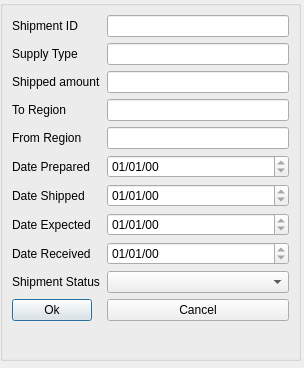
<?xml version="1.0" encoding="UTF-8"?>
<ui version="4.0">
 <class>ShipmentSettings</class>
 <widget class="QDialog" name="ShipmentSettings">
  <property name="geometry">
   <rect>
    <x>0</x>
    <y>0</y>
    <width>304</width>
    <height>368</height>
   </rect>
  </property>
  <property name="windowTitle">
   <string>Dialog</string>
  </property>
  <widget class="QGroupBox" name="formGroupBox">
   <property name="geometry">
    <rect>
     <x>0</x>
     <y>0</y>
     <width>301</width>
     <height>361</height>
    </rect>
   </property>
   <layout class="QFormLayout" name="formLayout">
    <item row="1" column="0">
     <widget class="QLabel" name="supplyTypeLabel">
      <property name="text">
       <string>Supply Type</string>
      </property>
     </widget>
    </item>
    <item row="3" column="0">
     <widget class="QLabel" name="toRegionLabel">
      <property name="text">
       <string>To Region</string>
      </property>
     </widget>
    </item>
    <item row="4" column="0">
     <widget class="QLabel" name="fromRegionLabel">
      <property name="text">
       <string>From Region</string>
      </property>
     </widget>
    </item>
    <item row="6" column="0">
     <widget class="QLabel" name="dateShippedLabel">
      <property name="text">
       <string>Date Prepared</string>
      </property>
     </widget>
    </item>
    <item row="7" column="0">
     <widget class="QLabel" name="dateReceivedLabel">
      <property name="text">
       <string>Date Shipped</string>
      </property>
     </widget>
    </item>
    <item row="2" column="0">
     <widget class="QLabel" name="shippedAmountLabel">
      <property name="text">
       <string>Shipped amount</string>
      </property>
     </widget>
    </item>
    <item row="11" column="0">
     <widget class="QLabel" name="shipmentStatusLabel">
      <property name="text">
       <string>Shipment Status</string>
      </property>
     </widget>
    </item>
    <item row="1" column="1">
     <widget class="QLineEdit" name="supplyTypeEdit">
      <property name="readOnly">
       <bool>true</bool>
      </property>
     </widget>
    </item>
    <item row="2" column="1">
     <widget class="QLineEdit" name="shippedAmountEdit">
      <property name="readOnly">
       <bool>true</bool>
      </property>
     </widget>
    </item>
    <item row="3" column="1">
     <widget class="QLineEdit" name="toRegionEdit">
      <property name="readOnly">
       <bool>true</bool>
      </property>
     </widget>
    </item>
    <item row="4" column="1">
     <widget class="QLineEdit" name="fromRegionEdit">
      <property name="readOnly">
       <bool>true</bool>
      </property>
     </widget>
    </item>
    <item row="12" column="0">
     <widget class="QPushButton" name="okButton">
      <property name="text">
       <string>Ok</string>
      </property>
     </widget>
    </item>
    <item row="12" column="1">
     <widget class="QPushButton" name="cancelButton">
      <property name="text">
       <string>Cancel</string>
      </property>
     </widget>
    </item>
    <item row="0" column="0">
     <widget class="QLabel" name="shipmentID">
      <property name="text">
       <string>Shipment ID</string>
      </property>
     </widget>
    </item>
    <item row="0" column="1">
     <widget class="QLineEdit" name="shipmentIDEdit">
      <property name="readOnly">
       <bool>true</bool>
      </property>
     </widget>
    </item>
    <item row="11" column="1">
     <widget class="QComboBox" name="statusComboBox">
      <property name="sizePolicy">
       <sizepolicy hsizetype="Expanding" vsizetype="Fixed">
        <horstretch>0</horstretch>
        <verstretch>0</verstretch>
       </sizepolicy>
      </property>
     </widget>
    </item>
    <item row="9" column="0">
     <widget class="QLabel" name="label">
      <property name="text">
       <string>Date Expected</string>
      </property>
     </widget>
    </item>
    <item row="10" column="0">
     <widget class="QLabel" name="label_2">
      <property name="text">
       <string>Date Received</string>
      </property>
     </widget>
    </item>
    <item row="9" column="1">
     <widget class="QDateEdit" name="dateExpected">
      <property name="readOnly">
       <bool>true</bool>
      </property>
      <property name="displayFormat">
       <string>MM/dd/yy</string>
      </property>
     </widget>
    </item>
    <item row="10" column="1">
     <widget class="QDateEdit" name="dateReceived">
      <property name="readOnly">
       <bool>true</bool>
      </property>
      <property name="displayFormat">
       <string>MM/dd/yy</string>
      </property>
     </widget>
    </item>
    <item row="6" column="1">
     <widget class="QDateEdit" name="datePrepared">
      <property name="readOnly">
       <bool>true</bool>
      </property>
      <property name="displayFormat">
       <string>MM/dd/yy</string>
      </property>
     </widget>
    </item>
    <item row="7" column="1">
     <widget class="QDateEdit" name="dateShipped">
      <property name="readOnly">
       <bool>true</bool>
      </property>
      <property name="displayFormat">
       <string>MM/dd/yy</string>
      </property>
      <property name="timeSpec">
       <enum>Qt::LocalTime</enum>
      </property>
     </widget>
    </item>
   </layout>
  </widget>
 </widget>
 <resources/>
 <connections>
  <connection>
   <sender>okButton</sender>
   <signal>pressed()</signal>
   <receiver>ShipmentSettings</receiver>
   <slot>accept()</slot>
   <hints>
    <hint type="sourcelabel">
     <x>86</x>
     <y>220</y>
    </hint>
    <hint type="destinationlabel">
     <x>151</x>
     <y>156</y>
    </hint>
   </hints>
  </connection>
  <connection>
   <sender>cancelButton</sender>
   <signal>pressed()</signal>
   <receiver>ShipmentSettings</receiver>
   <slot>reject()</slot>
   <hints>
    <hint type="sourcelabel">
     <x>151</x>
     <y>220</y>
    </hint>
    <hint type="destinationlabel">
     <x>151</x>
     <y>156</y>
    </hint>
   </hints>
  </connection>
  <connection>
   <sender>statusComboBox</sender>
   <signal>currentIndexChanged(QString)</signal>
   <receiver>ShipmentSettings</receiver>
   <slot>updateShipment(QString)</slot>
   <hints>
    <hint type="sourcelabel">
     <x>204</x>
     <y>224</y>
    </hint>
    <hint type="destinationlabel">
     <x>151</x>
     <y>156</y>
    </hint>
   </hints>
  </connection>
 </connections>
 <slots>
  <slot>updateShipment(QString)</slot>
 </slots>
</ui>
